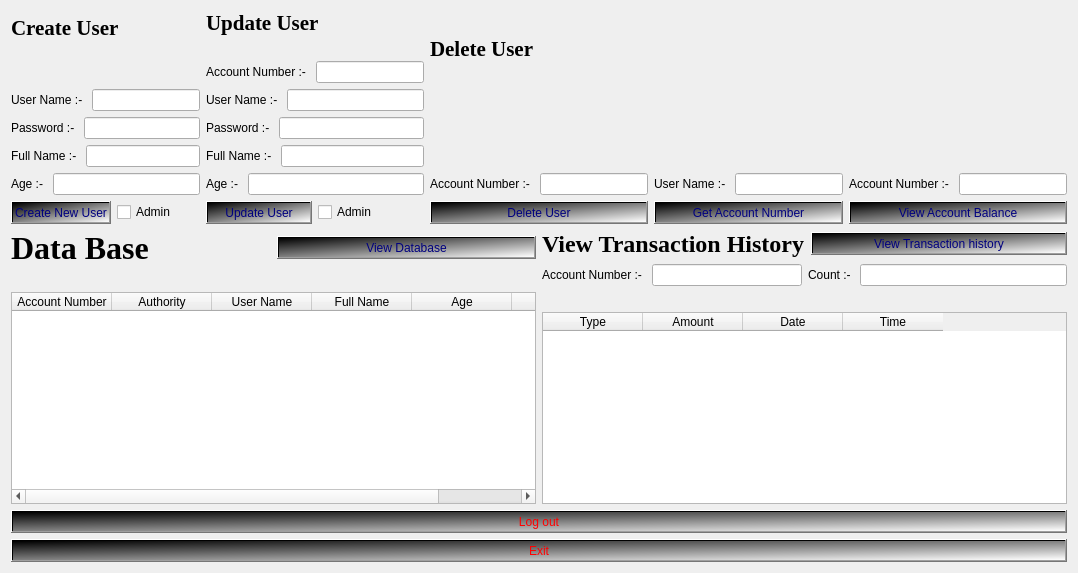
     <widget class="QWidget" name="Admin">
      <attribute name="title">
       <string>Admin</string>
      </attribute>
      <layout class="QGridLayout" name="gridLayout">
       <item row="0" column="0">
        <layout class="QVBoxLayout" name="verticalLayout_18">
         <item>
          <layout class="QHBoxLayout" name="horizontalLayout_15">
           <item>
            <layout class="QVBoxLayout" name="verticalLayout_12">
             <item>
              <widget class="QLabel" name="lb_title_createUser">
               <property name="font">
                <font>
                 <family>Times New Roman</family>
                 <pointsize>16</pointsize>
                 <bold>true</bold>
                </font>
               </property>
               <property name="text">
                <string>Create User</string>
               </property>
              </widget>
             </item>
             <item>
              <widget class="QLabel" name="Admin_lbCreate_user_error">
               <property name="text">
                <string/>
               </property>
              </widget>
             </item>
             <item>
              <layout class="QHBoxLayout" name="horizontalLayout_23">
               <item>
                <widget class="QLabel" name="Admin_lbCreate_user_name">
                 <property name="text">
                  <string>User Name :- </string>
                 </property>
                </widget>
               </item>
               <item>
                <widget class="QLineEdit" name="Admin_leCreate_user_name"/>
               </item>
              </layout>
             </item>
             <item>
              <layout class="QHBoxLayout" name="horizontalLayout_25">
               <item>
                <widget class="QLabel" name="Admin_lbCreate_user_pw">
                 <property name="text">
                  <string>Password :- </string>
                 </property>
                </widget>
               </item>
               <item>
                <widget class="QLineEdit" name="Admin_leCreate_user_pw"/>
               </item>
              </layout>
             </item>
             <item>
              <layout class="QHBoxLayout" name="horizontalLayout_17">
               <item>
                <widget class="QLabel" name="Admin_lbCreate_user_full">
                 <property name="text">
                  <string>Full Name :- </string>
                 </property>
                </widget>
               </item>
               <item>
                <widget class="QLineEdit" name="Admin_leCreate_user_full"/>
               </item>
              </layout>
             </item>
             <item>
              <layout class="QHBoxLayout" name="horizontalLayout_26">
               <item>
                <widget class="QLabel" name="Admin_lbCreate_user_age">
                 <property name="text">
                  <string>Age :- </string>
                 </property>
                </widget>
               </item>
               <item>
                <widget class="QLineEdit" name="Admin_leCreate_user_age"/>
               </item>
              </layout>
             </item>
             <item>
              <layout class="QHBoxLayout" name="horizontalLayout_18">
               <item>
                <widget class="QPushButton" name="Admin_pbCreate_new_user">
                 <property name="styleSheet">
                  <string notr="true">color: rgb(0, 0, 127);
background-color: qlineargradient(spread:pad, x1:0, y1:0, x2:1, y2:1, stop:0 rgba(0, 0, 0, 255), stop:1 rgba(255, 255, 255, 255));
font: 700 11pt &quot;Segoe UI&quot;;</string>
                 </property>
                 <property name="text">
                  <string>Create New User</string>
                 </property>
                </widget>
               </item>
               <item>
                <widget class="QCheckBox" name="Admin_chkbox_CreateUser">
                 <property name="text">
                  <string>Admin</string>
                 </property>
                </widget>
               </item>
              </layout>
             </item>
            </layout>
           </item>
           <item>
            <layout class="QVBoxLayout" name="verticalLayout_11">
             <item>
              <widget class="QLabel" name="lb_title_updateUser">
               <property name="font">
                <font>
                 <family>Times New Roman</family>
                 <pointsize>16</pointsize>
                 <bold>true</bold>
                </font>
               </property>
               <property name="text">
                <string>Update User</string>
               </property>
              </widget>
             </item>
             <item>
              <widget class="QLabel" name="Admin_lbUpdate_user_error">
               <property name="text">
                <string/>
               </property>
              </widget>
             </item>
             <item>
              <layout class="QHBoxLayout" name="horizontalLayout_46">
               <item>
                <widget class="QLabel" name="Admin_lbUpdate_user_acc">
                 <property name="text">
                  <string>Account Number :- </string>
                 </property>
                </widget>
               </item>
               <item>
                <widget class="QLineEdit" name="Admin_leUpdate_user_acc"/>
               </item>
              </layout>
             </item>
             <item>
              <layout class="QHBoxLayout" name="horizontalLayout_24">
               <item>
                <widget class="QLabel" name="Admin_lbUpdate_user_name">
                 <property name="text">
                  <string>User Name :- </string>
                 </property>
                </widget>
               </item>
               <item>
                <widget class="QLineEdit" name="Admin_leUpdate_user_name"/>
               </item>
              </layout>
             </item>
             <item>
              <layout class="QHBoxLayout" name="horizontalLayout_32">
               <item>
                <widget class="QLabel" name="Admin_lbUpdate_user_pw">
                 <property name="text">
                  <string>Password :- </string>
                 </property>
                </widget>
               </item>
               <item>
                <widget class="QLineEdit" name="Admin_leUpdate_user_pw"/>
               </item>
              </layout>
             </item>
             <item>
              <layout class="QHBoxLayout" name="horizontalLayout_19">
               <item>
                <widget class="QLabel" name="Admin_lbUpdate_user_full">
                 <property name="text">
                  <string>Full Name :- </string>
                 </property>
                </widget>
               </item>
               <item>
                <widget class="QLineEdit" name="Admin_leUpdate_user_full"/>
               </item>
              </layout>
             </item>
             <item>
              <layout class="QHBoxLayout" name="horizontalLayout_37">
               <item>
                <widget class="QLabel" name="Admin_lbUpdate_user_age">
                 <property name="text">
                  <string>Age :- </string>
                 </property>
                </widget>
               </item>
               <item>
                <widget class="QLineEdit" name="Admin_leUpdate_user_age"/>
               </item>
              </layout>
             </item>
             <item>
              <layout class="QHBoxLayout" name="horizontalLayout_20">
               <item>
                <widget class="QPushButton" name="Admin_pbUpdate_user">
                 <property name="styleSheet">
                  <string notr="true">color: rgb(0, 0, 127);
background-color: qlineargradient(spread:pad, x1:0, y1:0, x2:1, y2:1, stop:0 rgba(0, 0, 0, 255), stop:1 rgba(255, 255, 255, 255));
font: 700 11pt &quot;Segoe UI&quot;;</string>
                 </property>
                 <property name="text">
                  <string>Update User</string>
                 </property>
                </widget>
               </item>
               <item>
                <widget class="QCheckBox" name="Admin_chkbox_UpdateUser">
                 <property name="text">
                  <string>Admin</string>
                 </property>
                </widget>
               </item>
              </layout>
             </item>
            </layout>
           </item>
           <item>
            <layout class="QVBoxLayout" name="verticalLayout_13">
             <item>
              <widget class="QLabel" name="lb_title_deleteUser">
               <property name="font">
                <font>
                 <family>Times New Roman</family>
                 <pointsize>16</pointsize>
                 <bold>true</bold>
                </font>
               </property>
               <property name="text">
                <string>Delete User</string>
               </property>
              </widget>
             </item>
             <item>
              <widget class="QLabel" name="Admin_lbDelete_user_error">
               <property name="text">
                <string/>
               </property>
              </widget>
             </item>
             <item>
              <layout class="QHBoxLayout" name="horizontalLayout_47">
               <item>
                <widget class="QLabel" name="Admin_lbDelete_user_acc">
                 <property name="text">
                  <string>Account Number :- </string>
                 </property>
                </widget>
               </item>
               <item>
                <widget class="QLineEdit" name="Admin_leDelete_user_acc"/>
               </item>
              </layout>
             </item>
             <item>
              <widget class="QPushButton" name="Admin_pbDelete_user">
               <property name="styleSheet">
                <string notr="true">color: rgb(0, 0, 127);
background-color: qlineargradient(spread:pad, x1:0, y1:0, x2:1, y2:1, stop:0 rgba(0, 0, 0, 255), stop:1 rgba(255, 255, 255, 255));
font: 700 11pt &quot;Segoe UI&quot;;</string>
               </property>
               <property name="text">
                <string>Delete User</string>
               </property>
              </widget>
             </item>
            </layout>
           </item>
           <item>
            <layout class="QVBoxLayout" name="verticalLayout_14">
             <item>
              <widget class="QLabel" name="Admin_lbAcc_number">
               <property name="font">
                <font>
                 <pointsize>16</pointsize>
                </font>
               </property>
               <property name="text">
                <string/>
               </property>
              </widget>
             </item>
             <item>
              <layout class="QHBoxLayout" name="horizontalLayout_27">
               <item>
                <widget class="QLabel" name="Admin_lbGet_accNo_name">
                 <property name="text">
                  <string>User Name :- </string>
                 </property>
                </widget>
               </item>
               <item>
                <widget class="QLineEdit" name="Admin_leGet_accNo_name"/>
               </item>
              </layout>
             </item>
             <item>
              <widget class="QPushButton" name="Admin_pbGet_acc_number">
               <property name="styleSheet">
                <string notr="true">color: rgb(0, 0, 127);
background-color: qlineargradient(spread:pad, x1:0, y1:0, x2:1, y2:1, stop:0 rgba(0, 0, 0, 255), stop:1 rgba(255, 255, 255, 255));
font: 700 11pt &quot;Segoe UI&quot;;</string>
               </property>
               <property name="text">
                <string>Get Account Number</string>
               </property>
              </widget>
             </item>
            </layout>
           </item>
           <item>
            <layout class="QVBoxLayout" name="verticalLayout_15">
             <item>
              <widget class="QLabel" name="Admin_lbView_balance">
               <property name="font">
                <font>
                 <pointsize>16</pointsize>
                </font>
               </property>
               <property name="text">
                <string/>
               </property>
              </widget>
             </item>
             <item>
              <layout class="QHBoxLayout" name="horizontalLayout_48">
               <item>
                <widget class="QLabel" name="Admin_lbView_bal_acc">
                 <property name="text">
                  <string>Account Number :- </string>
                 </property>
                </widget>
               </item>
               <item>
                <widget class="QLineEdit" name="Admin_leView_bal_acc"/>
               </item>
              </layout>
             </item>
             <item>
              <widget class="QPushButton" name="Admin_pbView_balance">
               <property name="styleSheet">
                <string notr="true">color: rgb(0, 0, 127);
background-color: qlineargradient(spread:pad, x1:0, y1:0, x2:1, y2:1, stop:0 rgba(0, 0, 0, 255), stop:1 rgba(255, 255, 255, 255));
font: 700 11pt &quot;Segoe UI&quot;;</string>
               </property>
               <property name="text">
                <string>View Account Balance</string>
               </property>
              </widget>
             </item>
            </layout>
           </item>
          </layout>
         </item>
         <item>
          <layout class="QHBoxLayout" name="horizontalLayout_21">
           <item>
            <layout class="QVBoxLayout" name="verticalLayout_16">
             <item>
              <layout class="QHBoxLayout" name="horizontalLayout_11">
               <item>
                <widget class="QLabel" name="lbl_title_database">
                 <property name="font">
                  <font>
                   <family>Times New Roman</family>
                   <pointsize>24</pointsize>
                   <bold>true</bold>
                  </font>
                 </property>
                 <property name="text">
                  <string>Data Base</string>
                 </property>
                </widget>
               </item>
               <item>
                <widget class="QPushButton" name="Admin_pbView_DB">
                 <property name="styleSheet">
                  <string notr="true">color: rgb(0, 0, 127);
background-color: qlineargradient(spread:pad, x1:0, y1:0, x2:1, y2:1, stop:0 rgba(0, 0, 0, 255), stop:1 rgba(255, 255, 255, 255));
font: 700 11pt &quot;Segoe UI&quot;;</string>
                 </property>
                 <property name="text">
                  <string>View Database</string>
                 </property>
                </widget>
               </item>
              </layout>
             </item>
             <item>
              <widget class="QLabel" name="Admin_lbView_DB_error">
               <property name="text">
                <string/>
               </property>
              </widget>
             </item>
             <item>
              <widget class="QTableWidget" name="Admin_tbView_DB">
               <column>
                <property name="text">
                 <string>Account Number</string>
                </property>
               </column>
               <column>
                <property name="text">
                 <string>Authority</string>
                </property>
               </column>
               <column>
                <property name="text">
                 <string>User Name</string>
                </property>
               </column>
               <column>
                <property name="text">
                 <string>Full Name</string>
                </property>
               </column>
               <column>
                <property name="text">
                 <string>Age</string>
                </property>
               </column>
               <column>
                <property name="text">
                 <string>Balance</string>
                </property>
               </column>
              </widget>
             </item>
            </layout>
           </item>
           <item>
            <layout class="QVBoxLayout" name="verticalLayout_10">
             <item>
              <layout class="QHBoxLayout" name="horizontalLayout_16">
               <item>
                <widget class="QLabel" name="Admin_lbView_trans_history">
                 <property name="font">
                  <font>
                   <family>Times New Roman</family>
                   <pointsize>18</pointsize>
                   <bold>true</bold>
                  </font>
                 </property>
                 <property name="text">
                  <string>View Transaction History</string>
                 </property>
                </widget>
               </item>
               <item>
                <widget class="QPushButton" name="Admin_pbView_trans_hist">
                 <property name="styleSheet">
                  <string notr="true">color: rgb(0, 0, 127);
background-color: qlineargradient(spread:pad, x1:0, y1:0, x2:1, y2:1, stop:0 rgba(0, 0, 0, 255), stop:1 rgba(255, 255, 255, 255));
font: 700 11pt &quot;Segoe UI&quot;;</string>
                 </property>
                 <property name="text">
                  <string>View Transaction history</string>
                 </property>
                </widget>
               </item>
              </layout>
             </item>
             <item>
              <layout class="QHBoxLayout" name="horizontalLayout_14">
               <item>
                <layout class="QHBoxLayout" name="horizontalLayout_13">
                 <item>
                  <widget class="QLabel" name="Admin_lbHistory_acc">
                   <property name="text">
                    <string>Account Number :- </string>
                   </property>
                  </widget>
                 </item>
                 <item>
                  <widget class="QLineEdit" name="Admin_leHistory_acc"/>
                 </item>
                </layout>
               </item>
               <item>
                <layout class="QHBoxLayout" name="horizontalLayout_12">
                 <item>
                  <widget class="QLabel" name="Admin_lbHistory_count">
                   <property name="text">
                    <string>Count :- </string>
                   </property>
                  </widget>
                 </item>
                 <item>
                  <widget class="QLineEdit" name="Admin_leHistory_count">
                   <property name="text">
                    <string/>
                   </property>
                  </widget>
                 </item>
                </layout>
               </item>
              </layout>
             </item>
             <item>
              <widget class="QLabel" name="Admin_lbView_history_error">
               <property name="text">
                <string/>
               </property>
              </widget>
             </item>
             <item>
              <widget class="QTableWidget" name="Admin_tbView_histroy">
               <property name="dragEnabled">
                <bool>false</bool>
               </property>
               <column>
                <property name="text">
                 <string>Type</string>
                </property>
               </column>
               <column>
                <property name="text">
                 <string>Amount</string>
                </property>
               </column>
               <column>
                <property name="text">
                 <string>Date</string>
                </property>
               </column>
               <column>
                <property name="text">
                 <string>Time</string>
                </property>
               </column>
              </widget>
             </item>
            </layout>
           </item>
          </layout>
         </item>
         <item>
          <layout class="QVBoxLayout" name="verticalLayout_17">
           <item>
            <widget class="QPushButton" name="Admin_pbLogout">
             <property name="styleSheet">
              <string notr="true">background-color: qlineargradient(spread:pad, x1:0, y1:0, x2:1, y2:1, stop:0 rgba(0, 0, 0, 255), stop:1 rgba(255, 255, 255, 255));
font: 700 12pt &quot;Segoe UI&quot;;
color: rgb(255, 0, 0);</string>
             </property>
             <property name="text">
              <string>Log out</string>
             </property>
            </widget>
           </item>
           <item>
            <widget class="QPushButton" name="Admin_pbExit">
             <property name="styleSheet">
              <string notr="true">background-color: qlineargradient(spread:pad, x1:0, y1:0, x2:1, y2:1, stop:0 rgba(0, 0, 0, 255), stop:1 rgba(255, 255, 255, 255));
font: 700 12pt &quot;Segoe UI&quot;;
color: rgb(255, 0, 0);</string>
             </property>
             <property name="text">
              <string>Exit</string>
             </property>
            </widget>
           </item>
          </layout>
         </item>
        </layout>
       </item>
      </layout>
     </widget>
